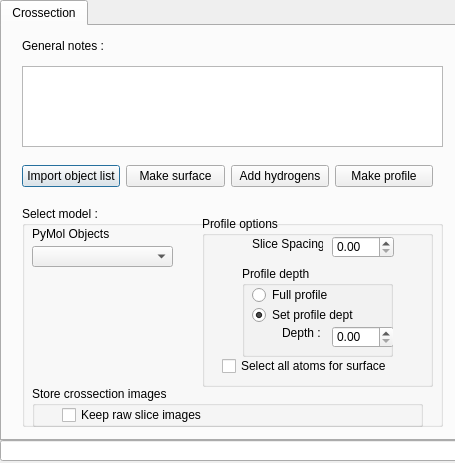
<?xml version="1.0" encoding="UTF-8"?>
<ui version="4.0">
 <class>Dialog</class>
 <widget class="QDialog" name="Dialog">
  <property name="geometry">
   <rect>
    <x>0</x>
    <y>0</y>
    <width>455</width>
    <height>463</height>
   </rect>
  </property>
  <property name="windowTitle">
   <string>Crossection</string>
  </property>
  <widget class="QTabWidget" name="tabWidget">
   <property name="geometry">
    <rect>
     <x>0</x>
     <y>0</y>
     <width>461</width>
     <height>441</height>
    </rect>
   </property>
   <property name="currentIndex">
    <number>0</number>
   </property>
   <widget class="QWidget" name="widget">
    <attribute name="title">
     <string>Crossection</string>
    </attribute>
    <widget class="QWidget" name="tab" native="true">
     <property name="geometry">
      <rect>
       <x>0</x>
       <y>0</y>
       <width>441</width>
       <height>401</height>
      </rect>
     </property>
     <widget class="QTextBrowser" name="textBrowser">
      <property name="geometry">
       <rect>
        <x>20</x>
        <y>40</y>
        <width>421</width>
        <height>81</height>
       </rect>
      </property>
     </widget>
     <widget class="QLabel" name="label">
      <property name="geometry">
       <rect>
        <x>20</x>
        <y>10</y>
        <width>81</width>
        <height>20</height>
       </rect>
      </property>
      <property name="text">
       <string>General notes :</string>
      </property>
     </widget>
     <widget class="QGroupBox" name="groupBox">
      <property name="geometry">
       <rect>
        <x>20</x>
        <y>180</y>
        <width>421</width>
        <height>221</height>
       </rect>
      </property>
      <property name="title">
       <string>Select model :</string>
      </property>
      <widget class="QComboBox" name="comboBox">
       <property name="geometry">
        <rect>
         <x>10</x>
         <y>40</y>
         <width>141</width>
         <height>21</height>
        </rect>
       </property>
      </widget>
      <widget class="QLabel" name="label_2">
       <property name="geometry">
        <rect>
         <x>10</x>
         <y>20</y>
         <width>81</width>
         <height>16</height>
        </rect>
       </property>
       <property name="text">
        <string>PyMol Objects :</string>
       </property>
      </widget>
      <widget class="QGroupBox" name="groupBox_2">
       <property name="geometry">
        <rect>
         <x>180</x>
         <y>10</y>
         <width>231</width>
         <height>171</height>
        </rect>
       </property>
       <property name="title">
        <string>Profile options</string>
       </property>
       <widget class="QDoubleSpinBox" name="doubleSpinBox">
        <property name="geometry">
         <rect>
          <x>130</x>
          <y>20</y>
          <width>62</width>
          <height>22</height>
         </rect>
        </property>
       </widget>
       <widget class="QLabel" name="label_3">
        <property name="geometry">
         <rect>
          <x>50</x>
          <y>20</y>
          <width>71</width>
          <height>16</height>
         </rect>
        </property>
        <property name="text">
         <string>Slice Spacing :</string>
        </property>
       </widget>
       <widget class="QGroupBox" name="groupBox_3">
        <property name="geometry">
         <rect>
          <x>40</x>
          <y>50</y>
          <width>151</width>
          <height>91</height>
         </rect>
        </property>
        <property name="title">
         <string>Profile depth</string>
        </property>
        <widget class="QRadioButton" name="radioButton">
         <property name="enabled">
          <bool>true</bool>
         </property>
         <property name="geometry">
          <rect>
           <x>10</x>
           <y>20</y>
           <width>80</width>
           <height>18</height>
          </rect>
         </property>
         <property name="text">
          <string>Full profile</string>
         </property>
        </widget>
        <widget class="QRadioButton" name="radioButton_2">
         <property name="geometry">
          <rect>
           <x>10</x>
           <y>40</y>
           <width>101</width>
           <height>18</height>
          </rect>
         </property>
         <property name="text">
          <string>Set profile depth</string>
         </property>
         <property name="checked">
          <bool>true</bool>
         </property>
        </widget>
        <widget class="QDoubleSpinBox" name="doubleSpinBox_2">
         <property name="geometry">
          <rect>
           <x>90</x>
           <y>60</y>
           <width>62</width>
           <height>22</height>
          </rect>
         </property>
        </widget>
        <widget class="QLabel" name="label_4">
         <property name="geometry">
          <rect>
           <x>40</x>
           <y>60</y>
           <width>47</width>
           <height>14</height>
          </rect>
         </property>
         <property name="text">
          <string>Depth :</string>
         </property>
        </widget>
       </widget>
       <widget class="QCheckBox" name="checkBox">
        <property name="geometry">
         <rect>
          <x>20</x>
          <y>140</y>
          <width>171</width>
          <height>20</height>
         </rect>
        </property>
        <property name="text">
         <string>Select all atoms for surface</string>
        </property>
       </widget>
      </widget>
      <widget class="QGroupBox" name="groupBox_4">
       <property name="geometry">
        <rect>
         <x>10</x>
         <y>180</y>
         <width>391</width>
         <height>41</height>
        </rect>
       </property>
       <property name="title">
        <string>Store crossection images</string>
       </property>
       <widget class="QCheckBox" name="checkBox_2">
        <property name="geometry">
         <rect>
          <x>30</x>
          <y>20</y>
          <width>181</width>
          <height>18</height>
         </rect>
        </property>
        <property name="text">
         <string>Keep raw slice images</string>
        </property>
       </widget>
      </widget>
     </widget>
     <widget class="QWidget" name="horizontalLayoutWidget">
      <property name="geometry">
       <rect>
        <x>20</x>
        <y>130</y>
        <width>411</width>
        <height>41</height>
       </rect>
      </property>
      <layout class="QHBoxLayout" name="horizontalLayout">
       <item>
        <widget class="QPushButton" name="pushButton_3">
         <property name="text">
          <string>Import object list</string>
         </property>
        </widget>
       </item>
       <item>
        <widget class="QPushButton" name="pushButton_4">
         <property name="text">
          <string>Make surface</string>
         </property>
        </widget>
       </item>
       <item>
        <widget class="QPushButton" name="pushButton_2">
         <property name="text">
          <string>Add hydrogens</string>
         </property>
        </widget>
       </item>
       <item>
        <widget class="QPushButton" name="pushButton">
         <property name="text">
          <string>Make profile</string>
         </property>
        </widget>
       </item>
      </layout>
     </widget>
    </widget>
   </widget>
  </widget>
  <widget class="QLineEdit" name="lineEdit">
   <property name="geometry">
    <rect>
     <x>0</x>
     <y>440</y>
     <width>461</width>
     <height>21</height>
    </rect>
   </property>
  </widget>
 </widget>
 <resources/>
 <connections/>
</ui>
